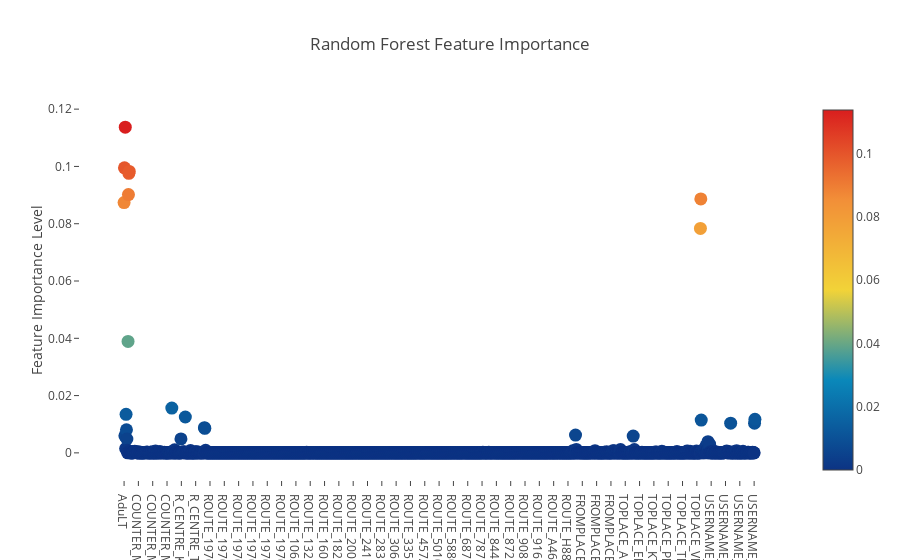

Notebook code for this chart:
### Markdown cell above
## 8. Feature Ranking via the Random Forest

### Code cell
# Scatter plot 
trace = go.Scatter(
    y = rf.feature_importances_,
    x = final1.columns.values,
    mode='markers',
    marker=dict(
        sizemode = 'diameter',
        sizeref = 1,
        size = 13,
        color = rf.feature_importances_,
        colorscale='Portland',
        showscale=True
    ),
    text = final1.columns.values
)
data = [trace]

layout= go.Layout(
    autosize= True,
    title= 'Random Forest Feature Importance',
    hovermode= 'closest',
     xaxis= dict(
         ticklen= 5,
         showgrid=False,
        zeroline=False,
        showline=False
     ),
    yaxis=dict(
        title= 'Feature Importance Level',
        showgrid=False,
        zeroline=False,
        ticklen= 5,
        gridwidth= 2
    ),
    showlegend= False
)
fig = go.Figure(data=data, layout=layout)
py.iplot(fig,filename='scatter2010')

### Figure 1 — Plotly figure (JSON) as saved in the notebook; plotly's stock layout.template omitted (floating-point values rounded to 4 significant figures; data arrays with more than 128 entries replaced by an {"elided": "..."} marker saying what was removed)
{"data": [{"marker": {"color": {"elided": "1587 float values"}, "colorscale": "Portland", "showscale": true, "size": 13, "sizemode": "diameter", "sizeref": 1}, "mode": "markers", "text": {"elided": "1587 str values"}, "type": "scatter", "x": {"elided": "1587 str values"}, "y": {"elided": "1587 float values"}}], "layout": {"autosize": true, "hovermode": "closest", "showlegend": false, "title": "Random Forest Feature Importance", "xaxis": {"showgrid": false, "showline": false, "ticklen": 5, "zeroline": false}, "yaxis": {"gridwidth": 2, "showgrid": false, "ticklen": 5, "title": "Feature Importance Level", "zeroline": false}}}
